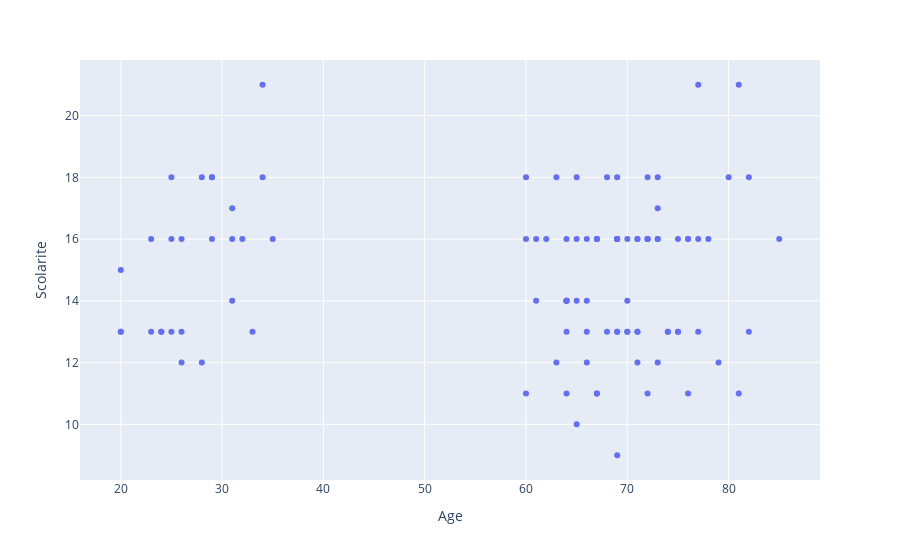

The cell this chart's notebook holds for it:
### Code cell
fig

### Figure 1 — Plotly figure (JSON) as saved in the notebook; plotly's stock layout.template omitted (floating-point values rounded to 4 significant figures)
{"data": [{"hovertemplate": "Age=%{x}<br>Scolarite=%{y}<extra></extra>", "legendgroup": "", "marker": {"color": "#636efa", "symbol": "circle"}, "mode": "markers", "name": "", "showlegend": false, "type": "scatter", "x": [67, 77, 66, 79, 80, 69, 69, 76, 67, 75, 78, 71, 82, 68, 73, 60, 69, 71, 72, 67, 66, 73, 72, 64, 65, 85, 72, 81, 73, 65, 67, 69, 75, 69, 64, 64, 73, 70, 75, 65, 76, 70, 71, 72, 64, 69, 74, 81, 64, 73, 82, 70, 77, 67, 64, 69, 76, 60, 68, 70, 74, 71, 61, 63, 66, 61, 72, 64, 77, 63, 65, 69, 66, 71, 60, 62, 25, 20, 24, 28, 23, 25, 20, 24, 20, 31, 28, 33, 25, 32, 26, 29, 23, 26, 31, 31, 29, 34, 34, 26, 29, 35, null, null, null, null], "xaxis": "x", "y": [11, 16, 16, 12, 18, 18, 13, 11, 11, 16, 16, 12, 18, 18, 18, 18, 13, 13, 16, 16, 12, 12, 18, 14, 14, 16, 11, 11, 16, 10, 16, 16, 13, 16, 16, 11, 17, 13, 13, 18, 16, 14, 16, 16, 14, 16, 13, 21, 14, 16, 13, 13, 21, 16, 13, 9, 16, 11, 13, 16, 13, 16, 14, 18, 13, 16, 16, 14, 13, 12, 16, 16, 14, 13, 16, 16, 16, 15, 13, 18, 13, 18, 13, 13, 13, 14, 12, 13, 13, 16, 12, 16, 16, 13, 16, 17, 18, 18, 21, 16, 18, 16, null, null, null, null], "yaxis": "y"}], "layout": {"legend": {"tracegroupgap": 0}, "margin": {"t": 60}, "xaxis": {"anchor": "y", "domain": [0, 1], "title": {"text": "Age"}}, "yaxis": {"anchor": "x", "domain": [0, 1], "title": {"text": "Scolarite"}}}}
